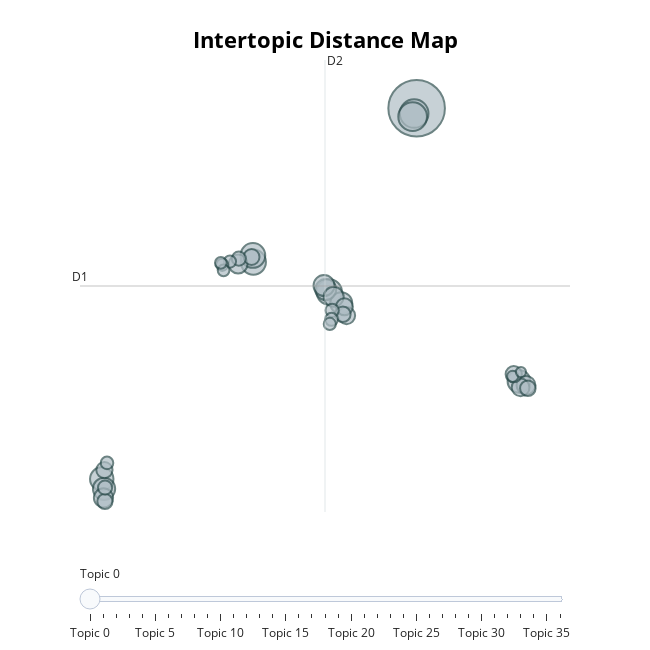

Notebook code for this chart:
### Code cell
thing

### Figure 1 — Plotly figure (JSON) as saved in the notebook; plotly's stock layout.template omitted (floating-point values rounded to 4 significant figures)
{"data": [{"customdata": [[0, "cry | tears | time | first | cried", 304], [1, "breakup | relationship | broke | song | right", 78], [2, "depression | depressed | suicidal | really | suicide", 78], [3, "father | dad | my | song | would", 61], [4, "grandfather | grandma | grandpa | passed | funeral", 60], [5, "album | death | wife | died | cancer", 58], [6, "movie | orchestra | beautiful | end | piano", 52], [7, "feels | first | time | right | listened", 49], [8, "emotion | raw | vocals | emotional | lyrics", 47], [9, "dad | father | relationship | daddy | losing", 46], [10, "oh | and | mama | nobody | city", 42], [11, "country | the | johnny | cash | list", 42], [12, "mom | my | away | passed | custody", 38], [13, "beautiful | song | hindi | damned | waterworks", 35], [14, "friend | suicide | committed | best | lost", 34], [15, "sad | songs | song | feel | know", 34], [16, "sadness | heart | coming | know | simple", 30], [17, "childhood | school | pooh | robinsons | new", 28], [18, "wedding | dance | married | danced | aisle", 27], [19, "home | hit | close | hits | really", 25], [20, "nostalgia | nostalgic | lyrics | mood | emotions", 25], [21, "cat | dog | dogs | pet | miss", 24], [22, "french | spanish | gogh | speak | attacks", 23], [23, "war | soldier | veteran | pilots | deployed", 23], [24, "watch | feature | wings | bfa | seabra", 22], [25, "concert | joined | live | crescendo | built", 19], [26, "album | whole | the | great | yet", 19], [27, "addiction | drug | drugs | lost | needle", 17], [28, "every | single | roots | time | still", 16], [29, "story | sad | song | tells | whole", 15], [30, "chester | bennington | suicide | committed | especially", 14], [31, "cancer | mom | breast | died | diagnosed", 14], [32, "gut | punch | punched | two | want", 14], [33, "sister | uncle | family | brother | died", 13], [34, "mother | mom | carrie | lowell | amazing", 13], [35, "moving | saying | music | paolo | nutini", 12], [36, "rough | phrase | moved | patch | life", 10]], "hovertemplate": "<b>Topic %{customdata[0]}</b><br>Words: %{customdata[1]}<br>Size: %{customdata[2]}", "legendgroup": "", "marker": {"color": "#B0BEC5", "line": {"color": "DarkSlateGrey", "width": 2}, "size": [304, 78, 78, 61, 60, 58, 52, 49, 47, 46, 42, 42, 38, 35, 34, 34, 30, 28, 27, 25, 25, 24, 23, 23, 22, 19, 19, 17, 16, 15, 14, 14, 14, 13, 13, 12, 10], "sizemode": "area", "sizeref": 0.19, "symbol": "circle"}, "mode": "markers", "name": "", "orientation": "v", "showlegend": false, "type": "scatter", "x": [12.63, 12.44, 12.33, 6.133, 0.4913, 0.4564, -10.78, 20.24, -10.61, 7.022, 5.872, 5.745, 6.462, -10.65, -0.6411, 20.76, 20.36, 7.417, 7.262, 19.85, -10.58, 0.3564, 20.9, 7.144, -10.54, -0.5878, -10.53, 6.351, 6.301, -10.39, -1.246, -1.829, 6.174, -1.724, -1.927, 19.77, 20.38], "xaxis": "x", "y": [11.43, 11.24, 11.13, 4.903, 5.965, 6.2, -1.734, 1.732, -2.085, 4.507, 4.989, 5.132, 4.734, -2.403, 5.896, 1.589, 1.518, 4.066, 4.38, 1.985, -1.418, 6.146, 1.486, 4.114, -2.527, 6.088, -2.041, 4.251, 3.933, -1.163, 5.982, 5.869, 3.771, 5.672, 5.935, 1.91, 2.059], "yaxis": "y"}], "layout": {"annotations": [{"showarrow": false, "text": "D1", "x": -12.4, "y": 5.116, "yshift": 10}, {"showarrow": false, "text": "D2", "x": 5.817, "xshift": 10, "y": 13.14}], "height": 650, "hoverlabel": {"bgcolor": "white", "font": {"family": "Rockwell", "size": 16}}, "legend": {"itemsizing": "constant", "tracegroupgap": 0}, "margin": {"t": 60}, "shapes": [{"line": {"color": "#CFD8DC", "width": 2}, "type": "line", "x0": 5.817, "x1": 5.817, "y0": -2.906, "y1": 13.14}, {"line": {"color": "#9E9E9E", "width": 2}, "type": "line", "x0": -12.4, "x1": 24.03, "y0": 5.116, "y1": 5.116}], "sliders": [{"active": 0, "pad": {"t": 50}, "steps": [{"args": [{"marker.color": [["red", "#B0BEC5", "#B0BEC5", "#B0BEC5", "#B0BEC5", "#B0BEC5", "#B0BEC5", "#B0BEC5", "#B0BEC5", "#B0BEC5", "#B0BEC5", "#B0BEC5", "#B0BEC5", "#B0BEC5", "#B0BEC5", "#B0BEC5", "#B0BEC5", "#B0BEC5", "#B0BEC5", "#B0BEC5", "#B0BEC5", "#B0BEC5", "#B0BEC5", "#B0BEC5", "#B0BEC5", "#B0BEC5", "#B0BEC5", "#B0BEC5", "#B0BEC5", "#B0BEC5", "#B0BEC5", "#B0BEC5", "#B0BEC5", "#B0BEC5", "#B0BEC5", "#B0BEC5", "#B0BEC5"]]}], "label": "Topic 0", "method": "update"}, {"args": [{"marker.color": [["#B0BEC5", "red", "#B0BEC5", "#B0BEC5", "#B0BEC5", "#B0BEC5", "#B0BEC5", "#B0BEC5", "#B0BEC5", "#B0BEC5", "#B0BEC5", "#B0BEC5", "#B0BEC5", "#B0BEC5", "#B0BEC5", "#B0BEC5", "#B0BEC5", "#B0BEC5", "#B0BEC5", "#B0BEC5", "#B0BEC5", "#B0BEC5", "#B0BEC5", "#B0BEC5", "#B0BEC5", "#B0BEC5", "#B0BEC5", "#B0BEC5", "#B0BEC5", "#B0BEC5", "#B0BEC5", "#B0BEC5", "#B0BEC5", "#B0BEC5", "#B0BEC5", "#B0BEC5", "#B0BEC5"]]}], "label": "Topic 1", "method": "update"}, {"args": [{"marker.color": [["#B0BEC5", "#B0BEC5", "red", "#B0BEC5", "#B0BEC5", "#B0BEC5", "#B0BEC5", "#B0BEC5", "#B0BEC5", "#B0BEC5", "#B0BEC5", "#B0BEC5", "#B0BEC5", "#B0BEC5", "#B0BEC5", "#B0BEC5", "#B0BEC5", "#B0BEC5", "#B0BEC5", "#B0BEC5", "#B0BEC5", "#B0BEC5", "#B0BEC5", "#B0BEC5", "#B0BEC5", "#B0BEC5", "#B0BEC5", "#B0BEC5", "#B0BEC5", "#B0BEC5", "#B0BEC5", "#B0BEC5", "#B0BEC5", "#B0BEC5", "#B0BEC5", "#B0BEC5", "#B0BEC5"]]}], "label": "Topic 2", "method": "update"}, {"args": [{"marker.color": [["#B0BEC5", "#B0BEC5", "#B0BEC5", "red", "#B0BEC5", "#B0BEC5", "#B0BEC5", "#B0BEC5", "#B0BEC5", "#B0BEC5", "#B0BEC5", "#B0BEC5", "#B0BEC5", "#B0BEC5", "#B0BEC5", "#B0BEC5", "#B0BEC5", "#B0BEC5", "#B0BEC5", "#B0BEC5", "#B0BEC5", "#B0BEC5", "#B0BEC5", "#B0BEC5", "#B0BEC5", "#B0BEC5", "#B0BEC5", "#B0BEC5", "#B0BEC5", "#B0BEC5", "#B0BEC5", "#B0BEC5", "#B0BEC5", "#B0BEC5", "#B0BEC5", "#B0BEC5", "#B0BEC5"]]}], "label": "Topic 3", "method": "update"}, {"args": [{"marker.color": [["#B0BEC5", "#B0BEC5", "#B0BEC5", "#B0BEC5", "red", "#B0BEC5", "#B0BEC5", "#B0BEC5", "#B0BEC5", "#B0BEC5", "#B0BEC5", "#B0BEC5", "#B0BEC5", "#B0BEC5", "#B0BEC5", "#B0BEC5", "#B0BEC5", "#B0BEC5", "#B0BEC5", "#B0BEC5", "#B0BEC5", "#B0BEC5", "#B0BEC5", "#B0BEC5", "#B0BEC5", "#B0BEC5", "#B0BEC5", "#B0BEC5", "#B0BEC5", "#B0BEC5", "#B0BEC5", "#B0BEC5", "#B0BEC5", "#B0BEC5", "#B0BEC5", "#B0BEC5", "#B0BEC5"]]}], "label": "Topic 4", "method": "update"}, {"args": [{"marker.color": [["#B0BEC5", "#B0BEC5", "#B0BEC5", "#B0BEC5", "#B0BEC5", "red", "#B0BEC5", "#B0BEC5", "#B0BEC5", "#B0BEC5", "#B0BEC5", "#B0BEC5", "#B0BEC5", "#B0BEC5", "#B0BEC5", "#B0BEC5", "#B0BEC5", "#B0BEC5", "#B0BEC5", "#B0BEC5", "#B0BEC5", "#B0BEC5", "#B0BEC5", "#B0BEC5", "#B0BEC5", "#B0BEC5", "#B0BEC5", "#B0BEC5", "#B0BEC5", "#B0BEC5", "#B0BEC5", "#B0BEC5", "#B0BEC5", "#B0BEC5", "#B0BEC5", "#B0BEC5", "#B0BEC5"]]}], "label": "Topic 5", "method": "update"}, {"args": [{"marker.color": [["#B0BEC5", "#B0BEC5", "#B0BEC5", "#B0BEC5", "#B0BEC5", "#B0BEC5", "red", "#B0BEC5", "#B0BEC5", "#B0BEC5", "#B0BEC5", "#B0BEC5", "#B0BEC5", "#B0BEC5", "#B0BEC5", "#B0BEC5", "#B0BEC5", "#B0BEC5", "#B0BEC5", "#B0BEC5", "#B0BEC5", "#B0BEC5", "#B0BEC5", "#B0BEC5", "#B0BEC5", "#B0BEC5", "#B0BEC5", "#B0BEC5", "#B0BEC5", "#B0BEC5", "#B0BEC5", "#B0BEC5", "#B0BEC5", "#B0BEC5", "#B0BEC5", "#B0BEC5", "#B0BEC5"]]}], "label": "Topic 6", "method": "update"}, {"args": [{"marker.color": [["#B0BEC5", "#B0BEC5", "#B0BEC5", "#B0BEC5", "#B0BEC5", "#B0BEC5", "#B0BEC5", "red", "#B0BEC5", "#B0BEC5", "#B0BEC5", "#B0BEC5", "#B0BEC5", "#B0BEC5", "#B0BEC5", "#B0BEC5", "#B0BEC5", "#B0BEC5", "#B0BEC5", "#B0BEC5", "#B0BEC5", "#B0BEC5", "#B0BEC5", "#B0BEC5", "#B0BEC5", "#B0BEC5", "#B0BEC5", "#B0BEC5", "#B0BEC5", "#B0BEC5", "#B0BEC5", "#B0BEC5", "#B0BEC5", "#B0BEC5", "#B0BEC5", "#B0BEC5", "#B0BEC5"]]}], "label": "Topic 7", "method": "update"}, {"args": [{"marker.color": [["#B0BEC5", "#B0BEC5", "#B0BEC5", "#B0BEC5", "#B0BEC5", "#B0BEC5", "#B0BEC5", "#B0BEC5", "red", "#B0BEC5", "#B0BEC5", "#B0BEC5", "#B0BEC5", "#B0BEC5", "#B0BEC5", "#B0BEC5", "#B0BEC5", "#B0BEC5", "#B0BEC5", "#B0BEC5", "#B0BEC5", "#B0BEC5", "#B0BEC5", "#B0BEC5", "#B0BEC5", "#B0BEC5", "#B0BEC5", "#B0BEC5", "#B0BEC5", "#B0BEC5", "#B0BEC5", "#B0BEC5", "#B0BEC5", "#B0BEC5", "#B0BEC5", "#B0BEC5", "#B0BEC5"]]}], "label": "Topic 8", "method": "update"}, {"args": [{"marker.color": [["#B0BEC5", "#B0BEC5", "#B0BEC5", "#B0BEC5", "#B0BEC5", "#B0BEC5", "#B0BEC5", "#B0BEC5", "#B0BEC5", "red", "#B0BEC5", "#B0BEC5", "#B0BEC5", "#B0BEC5", "#B0BEC5", "#B0BEC5", "#B0BEC5", "#B0BEC5", "#B0BEC5", "#B0BEC5", "#B0BEC5", "#B0BEC5", "#B0BEC5", "#B0BEC5", "#B0BEC5", "#B0BEC5", "#B0BEC5", "#B0BEC5", "#B0BEC5", "#B0BEC5", "#B0BEC5", "#B0BEC5", "#B0BEC5", "#B0BEC5", "#B0BEC5", "#B0BEC5", "#B0BEC5"]]}], "label": "Topic 9", "method": "update"}, {"args": [{"marker.color": [["#B0BEC5", "#B0BEC5", "#B0BEC5", "#B0BEC5", "#B0BEC5", "#B0BEC5", "#B0BEC5", "#B0BEC5", "#B0BEC5", "#B0BEC5", "red", "#B0BEC5", "#B0BEC5", "#B0BEC5", "#B0BEC5", "#B0BEC5", "#B0BEC5", "#B0BEC5", "#B0BEC5", "#B0BEC5", "#B0BEC5", "#B0BEC5", "#B0BEC5", "#B0BEC5", "#B0BEC5", "#B0BEC5", "#B0BEC5", "#B0BEC5", "#B0BEC5", "#B0BEC5", "#B0BEC5", "#B0BEC5", "#B0BEC5", "#B0BEC5", "#B0BEC5", "#B0BEC5", "#B0BEC5"]]}], "label": "Topic 10", "method": "update"}, {"args": [{"marker.color": [["#B0BEC5", "#B0BEC5", "#B0BEC5", "#B0BEC5", "#B0BEC5", "#B0BEC5", "#B0BEC5", "#B0BEC5", "#B0BEC5", "#B0BEC5", "#B0BEC5", "red", "#B0BEC5", "#B0BEC5", "#B0BEC5", "#B0BEC5", "#B0BEC5", "#B0BEC5", "#B0BEC5", "#B0BEC5", "#B0BEC5", "#B0BEC5", "#B0BEC5", "#B0BEC5", "#B0BEC5", "#B0BEC5", "#B0BEC5", "#B0BEC5", "#B0BEC5", "#B0BEC5", "#B0BEC5", "#B0BEC5", "#B0BEC5", "#B0BEC5", "#B0BEC5", "#B0BEC5", "#B0BEC5"]]}], "label": "Topic 11", "method": "update"}, {"args": [{"marker.color": [["#B0BEC5", "#B0BEC5", "#B0BEC5", "#B0BEC5", "#B0BEC5", "#B0BEC5", "#B0BEC5", "#B0BEC5", "#B0BEC5", "#B0BEC5", "#B0BEC5", "#B0BEC5", "red", "#B0BEC5", "#B0BEC5", "#B0BEC5", "#B0BEC5", "#B0BEC5", "#B0BEC5", "#B0BEC5", "#B0BEC5", "#B0BEC5", "#B0BEC5", "#B0BEC5", "#B0BEC5", "#B0BEC5", "#B0BEC5", "#B0BEC5", "#B0BEC5", "#B0BEC5", "#B0BEC5", "#B0BEC5", "#B0BEC5", "#B0BEC5", "#B0BEC5", "#B0BEC5", "#B0BEC5"]]}], "label": "Topic 12", "method": "update"}, {"args": [{"marker.color": [["#B0BEC5", "#B0BEC5", "#B0BEC5", "#B0BEC5", "#B0BEC5", "#B0BEC5", "#B0BEC5", "#B0BEC5", "#B0BEC5", "#B0BEC5", "#B0BEC5", "#B0BEC5", "#B0BEC5", "red", "#B0BEC5", "#B0BEC5", "#B0BEC5", "#B0BEC5", "#B0BEC5", "#B0BEC5", "#B0BEC5", "#B0BEC5", "#B0BEC5", "#B0BEC5", "#B0BEC5", "#B0BEC5", "#B0BEC5", "#B0BEC5", "#B0BEC5", "#B0BEC5", "#B0BEC5", "#B0BEC5", "#B0BEC5", "#B0BEC5", "#B0BEC5", "#B0BEC5", "#B0BEC5"]]}], "label": "Topic 13", "method": "update"}, {"args": [{"marker.color": [["#B0BEC5", "#B0BEC5", "#B0BEC5", "#B0BEC5", "#B0BEC5", "#B0BEC5", "#B0BEC5", "#B0BEC5", "#B0BEC5", "#B0BEC5", "#B0BEC5", "#B0BEC5", "#B0BEC5", "#B0BEC5", "red", "#B0BEC5", "#B0BEC5", "#B0BEC5", "#B0BEC5", "#B0BEC5", "#B0BEC5", "#B0BEC5", "#B0BEC5", "#B0BEC5", "#B0BEC5", "#B0BEC5", "#B0BEC5", "#B0BEC5", "#B0BEC5", "#B0BEC5", "#B0BEC5", "#B0BEC5", "#B0BEC5", "#B0BEC5", "#B0BEC5", "#B0BEC5", "#B0BEC5"]]}], "label": "Topic 14", "method": "update"}, {"args": [{"marker.color": [["#B0BEC5", "#B0BEC5", "#B0BEC5", "#B0BEC5", "#B0BEC5", "#B0BEC5", "#B0BEC5", "#B0BEC5", "#B0BEC5", "#B0BEC5", "#B0BEC5", "#B0BEC5", "#B0BEC5", "#B0BEC5", "#B0BEC5", "red", "#B0BEC5", "#B0BEC5", "#B0BEC5", "#B0BEC5", "#B0BEC5", "#B0BEC5", "#B0BEC5", "#B0BEC5", "#B0BEC5", "#B0BEC5", "#B0BEC5", "#B0BEC5", "#B0BEC5", "#B0BEC5", "#B0BEC5", "#B0BEC5", "#B0BEC5", "#B0BEC5", "#B0BEC5", "#B0BEC5", "#B0BEC5"]]}], "label": "Topic 15", "method": "update"}, {"args": [{"marker.color": [["#B0BEC5", "#B0BEC5", "#B0BEC5", "#B0BEC5", "#B0BEC5", "#B0BEC5", "#B0BEC5", "#B0BEC5", "#B0BEC5", "#B0BEC5", "#B0BEC5", "#B0BEC5", "#B0BEC5", "#B0BEC5", "#B0BEC5", "#B0BEC5", "red", "#B0BEC5", "#B0BEC5", "#B0BEC5", "#B0BEC5", "#B0BEC5", "#B0BEC5", "#B0BEC5", "#B0BEC5", "#B0BEC5", "#B0BEC5", "#B0BEC5", "#B0BEC5", "#B0BEC5", "#B0BEC5", "#B0BEC5", "#B0BEC5", "#B0BEC5", "#B0BEC5", "#B0BEC5", "#B0BEC5"]]}], "label": "Topic 16", "method": "update"}, {"args": [{"marker.color": [["#B0BEC5", "#B0BEC5", "#B0BEC5", "#B0BEC5", "#B0BEC5", "#B0BEC5", "#B0BEC5", "#B0BEC5", "#B0BEC5", "#B0BEC5", "#B0BEC5", "#B0BEC5", "#B0BEC5", "#B0BEC5", "#B0BEC5", "#B0BEC5", "#B0BEC5", "red", "#B0BEC5", "#B0BEC5", "#B0BEC5", "#B0BEC5", "#B0BEC5", "#B0BEC5", "#B0BEC5", "#B0BEC5", "#B0BEC5", "#B0BEC5", "#B0BEC5", "#B0BEC5", "#B0BEC5", "#B0BEC5", "#B0BEC5", "#B0BEC5", "#B0BEC5", "#B0BEC5", "#B0BEC5"]]}], "label": "Topic 17", "method": "update"}, {"args": [{"marker.color": [["#B0BEC5", "#B0BEC5", "#B0BEC5", "#B0BEC5", "#B0BEC5", "#B0BEC5", "#B0BEC5", "#B0BEC5", "#B0BEC5", "#B0BEC5", "#B0BEC5", "#B0BEC5", "#B0BEC5", "#B0BEC5", "#B0BEC5", "#B0BEC5", "#B0BEC5", "#B0BEC5", "red", "#B0BEC5", "#B0BEC5", "#B0BEC5", "#B0BEC5", "#B0BEC5", "#B0BEC5", "#B0BEC5", "#B0BEC5", "#B0BEC5", "#B0BEC5", "#B0BEC5", "#B0BEC5", "#B0BEC5", "#B0BEC5", "#B0BEC5", "#B0BEC5", "#B0BEC5", "#B0BEC5"]]}], "label": "Topic 18", "method": "update"}, {"args": [{"marker.color": [["#B0BEC5", "#B0BEC5", "#B0BEC5", "#B0BEC5", "#B0BEC5", "#B0BEC5", "#B0BEC5", "#B0BEC5", "#B0BEC5", "#B0BEC5", "#B0BEC5", "#B0BEC5", "#B0BEC5", "#B0BEC5", "#B0BEC5", "#B0BEC5", "#B0BEC5", "#B0BEC5", "#B0BEC5", "red", "#B0BEC5", "#B0BEC5", "#B0BEC5", "#B0BEC5", "#B0BEC5", "#B0BEC5", "#B0BEC5", "#B0BEC5", "#B0BEC5", "#B0BEC5", "#B0BEC5", "#B0BEC5", "#B0BEC5", "#B0BEC5", "#B0BEC5", "#B0BEC5", "#B0BEC5"]]}], "label": "Topic 19", "method": "update"}, {"args": [{"marker.color": [["#B0BEC5", "#B0BEC5", "#B0BEC5", "#B0BEC5", "#B0BEC5", "#B0BEC5", "#B0BEC5", "#B0BEC5", "#B0BEC5", "#B0BEC5", "#B0BEC5", "#B0BEC5", "#B0BEC5", "#B0BEC5", "#B0BEC5", "#B0BEC5", "#B0BEC5", "#B0BEC5", "#B0BEC5", "#B0BEC5", "red", "#B0BEC5", "#B0BEC5", "#B0BEC5", "#B0BEC5", "#B0BEC5", "#B0BEC5", "#B0BEC5", "#B0BEC5", "#B0BEC5", "#B0BEC5", "#B0BEC5", "#B0BEC5", "#B0BEC5", "#B0BEC5", "#B0BEC5", "#B0BEC5"]]}], "label": "Topic 20", "method": "update"}, {"args": [{"marker.color": [["#B0BEC5", "#B0BEC5", "#B0BEC5", "#B0BEC5", "#B0BEC5", "#B0BEC5", "#B0BEC5", "#B0BEC5", "#B0BEC5", "#B0BEC5", "#B0BEC5", "#B0BEC5", "#B0BEC5", "#B0BEC5", "#B0BEC5", "#B0BEC5", "#B0BEC5", "#B0BEC5", "#B0BEC5", "#B0BEC5", "#B0BEC5", "red", "#B0BEC5", "#B0BEC5", "#B0BEC5", "#B0BEC5", "#B0BEC5", "#B0BEC5", "#B0BEC5", "#B0BEC5", "#B0BEC5", "#B0BEC5", "#B0BEC5", "#B0BEC5", "#B0BEC5", "#B0BEC5", "#B0BEC5"]]}], "label": "Topic 21", "method": "update"}, {"args": [{"marker.color": [["#B0BEC5", "#B0BEC5", "#B0BEC5", "#B0BEC5", "#B0BEC5", "#B0BEC5", "#B0BEC5", "#B0BEC5", "#B0BEC5", "#B0BEC5", "#B0BEC5", "#B0BEC5", "#B0BEC5", "#B0BEC5", "#B0BEC5", "#B0BEC5", "#B0BEC5", "#B0BEC5", "#B0BEC5", "#B0BEC5", "#B0BEC5", "#B0BEC5", "red", "#B0BEC5", "#B0BEC5", "#B0BEC5", "#B0BEC5", "#B0BEC5", "#B0BEC5", "#B0BEC5", "#B0BEC5", "#B0BEC5", "#B0BEC5", "#B0BEC5", "#B0BEC5", "#B0BEC5", "#B0BEC5"]]}], "label": "Topic 22", "method": "update"}, {"args": [{"marker.color": [["#B0BEC5", "#B0BEC5", "#B0BEC5", "#B0BEC5", "#B0BEC5", "#B0BEC5", "#B0BEC5", "#B0BEC5", "#B0BEC5", "#B0BEC5", "#B0BEC5", "#B0BEC5", "#B0BEC5", "#B0BEC5", "#B0BEC5", "#B0BEC5", "#B0BEC5", "#B0BEC5", "#B0BEC5", "#B0BEC5", "#B0BEC5", "#B0BEC5", "#B0BEC5", "red", "#B0BEC5", "#B0BEC5", "#B0BEC5", "#B0BEC5", "#B0BEC5", "#B0BEC5", "#B0BEC5", "#B0BEC5", "#B0BEC5", "#B0BEC5", "#B0BEC5", "#B0BEC5", "#B0BEC5"]]}], "label": "Topic 23", "method": "update"}, {"args": [{"marker.color": [["#B0BEC5", "#B0BEC5", "#B0BEC5", "#B0BEC5", "#B0BEC5", "#B0BEC5", "#B0BEC5", "#B0BEC5", "#B0BEC5", "#B0BEC5", "#B0BEC5", "#B0BEC5", "#B0BEC5", "#B0BEC5", "#B0BEC5", "#B0BEC5", "#B0BEC5", "#B0BEC5", "#B0BEC5", "#B0BEC5", "#B0BEC5", "#B0BEC5", "#B0BEC5", "#B0BEC5", "red", "#B0BEC5", "#B0BEC5", "#B0BEC5", "#B0BEC5", "#B0BEC5", "#B0BEC5", "#B0BEC5", "#B0BEC5", "#B0BEC5", "#B0BEC5", "#B0BEC5", "#B0BEC5"]]}], "label": "Topic 24", "method": "update"}, {"args": [{"marker.color": [["#B0BEC5", "#B0BEC5", "#B0BEC5", "#B0BEC5", "#B0BEC5", "#B0BEC5", "#B0BEC5", "#B0BEC5", "#B0BEC5", "#B0BEC5", "#B0BEC5", "#B0BEC5", "#B0BEC5", "#B0BEC5", "#B0BEC5", "#B0BEC5", "#B0BEC5", "#B0BEC5", "#B0BEC5", "#B0BEC5", "#B0BEC5", "#B0BEC5", "#B0BEC5", "#B0BEC5", "#B0BEC5", "red", "#B0BEC5", "#B0BEC5", "#B0BEC5", "#B0BEC5", "#B0BEC5", "#B0BEC5", "#B0BEC5", "#B0BEC5", "#B0BEC5", "#B0BEC5", "#B0BEC5"]]}], "label": "Topic 25", "method": "update"}, {"args": [{"marker.color": [["#B0BEC5", "#B0BEC5", "#B0BEC5", "#B0BEC5", "#B0BEC5", "#B0BEC5", "#B0BEC5", "#B0BEC5", "#B0BEC5", "#B0BEC5", "#B0BEC5", "#B0BEC5", "#B0BEC5", "#B0BEC5", "#B0BEC5", "#B0BEC5", "#B0BEC5", "#B0BEC5", "#B0BEC5", "#B0BEC5", "#B0BEC5", "#B0BEC5", "#B0BEC5", "#B0BEC5", "#B0BEC5", "#B0BEC5", "red", "#B0BEC5", "#B0BEC5", "#B0BEC5", "#B0BEC5", "#B0BEC5", "#B0BEC5", "#B0BEC5", "#B0BEC5", "#B0BEC5", "#B0BEC5"]]}], "label": "Topic 26", "method": "update"}, {"args": [{"marker.color": [["#B0BEC5", "#B0BEC5", "#B0BEC5", "#B0BEC5", "#B0BEC5", "#B0BEC5", "#B0BEC5", "#B0BEC5", "#B0BEC5", "#B0BEC5", "#B0BEC5", "#B0BEC5", "#B0BEC5", "#B0BEC5", "#B0BEC5", "#B0BEC5", "#B0BEC5", "#B0BEC5", "#B0BEC5", "#B0BEC5", "#B0BEC5", "#B0BEC5", "#B0BEC5", "#B0BEC5", "#B0BEC5", "#B0BEC5", "#B0BEC5", "red", "#B0BEC5", "#B0BEC5", "#B0BEC5", "#B0BEC5", "#B0BEC5", "#B0BEC5", "#B0BEC5", "#B0BEC5", "#B0BEC5"]]}], "label": "Topic 27", "method": "update"}, {"args": [{"marker.color": [["#B0BEC5", "#B0BEC5", "#B0BEC5", "#B0BEC5", "#B0BEC5", "#B0BEC5", "#B0BEC5", "#B0BEC5", "#B0BEC5", "#B0BEC5", "#B0BEC5", "#B0BEC5", "#B0BEC5", "#B0BEC5", "#B0BEC5", "#B0BEC5", "#B0BEC5", "#B0BEC5", "#B0BEC5", "#B0BEC5", "#B0BEC5", "#B0BEC5", "#B0BEC5", "#B0BEC5", "#B0BEC5", "#B0BEC5", "#B0BEC5", "#B0BEC5", "red", "#B0BEC5", "#B0BEC5", "#B0BEC5", "#B0BEC5", "#B0BEC5", "#B0BEC5", "#B0BEC5", "#B0BEC5"]]}], "label": "Topic 28", "method": "update"}, {"args": [{"marker.color": [["#B0BEC5", "#B0BEC5", "#B0BEC5", "#B0BEC5", "#B0BEC5", "#B0BEC5", "#B0BEC5", "#B0BEC5", "#B0BEC5", "#B0BEC5", "#B0BEC5", "#B0BEC5", "#B0BEC5", "#B0BEC5", "#B0BEC5", "#B0BEC5", "#B0BEC5", "#B0BEC5", "#B0BEC5", "#B0BEC5", "#B0BEC5", "#B0BEC5", "#B0BEC5", "#B0BEC5", "#B0BEC5", "#B0BEC5", "#B0BEC5", "#B0BEC5", "#B0BEC5", "red", "#B0BEC5", "#B0BEC5", "#B0BEC5", "#B0BEC5", "#B0BEC5", "#B0BEC5", "#B0BEC5"]]}], "label": "Topic 29", "method": "update"}, {"args": [{"marker.color": [["#B0BEC5", "#B0BEC5", "#B0BEC5", "#B0BEC5", "#B0BEC5", "#B0BEC5", "#B0BEC5", "#B0BEC5", "#B0BEC5", "#B0BEC5", "#B0BEC5", "#B0BEC5", "#B0BEC5", "#B0BEC5", "#B0BEC5", "#B0BEC5", "#B0BEC5", "#B0BEC5", "#B0BEC5", "#B0BEC5", "#B0BEC5", "#B0BEC5", "#B0BEC5", "#B0BEC5", "#B0BEC5", "#B0BEC5", "#B0BEC5", "#B0BEC5", "#B0BEC5", "#B0BEC5", "red", "#B0BEC5", "#B0BEC5", "#B0BEC5", "#B0BEC5", "#B0BEC5", "#B0BEC5"]]}], "label": "Topic 30", "method": "update"}, {"args": [{"marker.color": [["#B0BEC5", "#B0BEC5", "#B0BEC5", "#B0BEC5", "#B0BEC5", "#B0BEC5", "#B0BEC5", "#B0BEC5", "#B0BEC5", "#B0BEC5", "#B0BEC5", "#B0BEC5", "#B0BEC5", "#B0BEC5", "#B0BEC5", "#B0BEC5", "#B0BEC5", "#B0BEC5", "#B0BEC5", "#B0BEC5", "#B0BEC5", "#B0BEC5", "#B0BEC5", "#B0BEC5", "#B0BEC5", "#B0BEC5", "#B0BEC5", "#B0BEC5", "#B0BEC5", "#B0BEC5", "#B0BEC5", "red", "#B0BEC5", "#B0BEC5", "#B0BEC5", "#B0BEC5", "#B0BEC5"]]}], "label": "Topic 31", "method": "update"}, {"args": [{"marker.color": [["#B0BEC5", "#B0BEC5", "#B0BEC5", "#B0BEC5", "#B0BEC5", "#B0BEC5", "#B0BEC5", "#B0BEC5", "#B0BEC5", "#B0BEC5", "#B0BEC5", "#B0BEC5", "#B0BEC5", "#B0BEC5", "#B0BEC5", "#B0BEC5", "#B0BEC5", "#B0BEC5", "#B0BEC5", "#B0BEC5", "#B0BEC5", "#B0BEC5", "#B0BEC5", "#B0BEC5", "#B0BEC5", "#B0BEC5", "#B0BEC5", "#B0BEC5", "#B0BEC5", "#B0BEC5", "#B0BEC5", "#B0BEC5", "red", "#B0BEC5", "#B0BEC5", "#B0BEC5", "#B0BEC5"]]}], "label": "Topic 32", "method": "update"}, {"args": [{"marker.color": [["#B0BEC5", "#B0BEC5", "#B0BEC5", "#B0BEC5", "#B0BEC5", "#B0BEC5", "#B0BEC5", "#B0BEC5", "#B0BEC5", "#B0BEC5", "#B0BEC5", "#B0BEC5", "#B0BEC5", "#B0BEC5", "#B0BEC5", "#B0BEC5", "#B0BEC5", "#B0BEC5", "#B0BEC5", "#B0BEC5", "#B0BEC5", "#B0BEC5", "#B0BEC5", "#B0BEC5", "#B0BEC5", "#B0BEC5", "#B0BEC5", "#B0BEC5", "#B0BEC5", "#B0BEC5", "#B0BEC5", "#B0BEC5", "#B0BEC5", "red", "#B0BEC5", "#B0BEC5", "#B0BEC5"]]}], "label": "Topic 33", "method": "update"}, {"args": [{"marker.color": [["#B0BEC5", "#B0BEC5", "#B0BEC5", "#B0BEC5", "#B0BEC5", "#B0BEC5", "#B0BEC5", "#B0BEC5", "#B0BEC5", "#B0BEC5", "#B0BEC5", "#B0BEC5", "#B0BEC5", "#B0BEC5", "#B0BEC5", "#B0BEC5", "#B0BEC5", "#B0BEC5", "#B0BEC5", "#B0BEC5", "#B0BEC5", "#B0BEC5", "#B0BEC5", "#B0BEC5", "#B0BEC5", "#B0BEC5", "#B0BEC5", "#B0BEC5", "#B0BEC5", "#B0BEC5", "#B0BEC5", "#B0BEC5", "#B0BEC5", "#B0BEC5", "red", "#B0BEC5", "#B0BEC5"]]}], "label": "Topic 34", "method": "update"}, {"args": [{"marker.color": [["#B0BEC5", "#B0BEC5", "#B0BEC5", "#B0BEC5", "#B0BEC5", "#B0BEC5", "#B0BEC5", "#B0BEC5", "#B0BEC5", "#B0BEC5", "#B0BEC5", "#B0BEC5", "#B0BEC5", "#B0BEC5", "#B0BEC5", "#B0BEC5", "#B0BEC5", "#B0BEC5", "#B0BEC5", "#B0BEC5", "#B0BEC5", "#B0BEC5", "#B0BEC5", "#B0BEC5", "#B0BEC5", "#B0BEC5", "#B0BEC5", "#B0BEC5", "#B0BEC5", "#B0BEC5", "#B0BEC5", "#B0BEC5", "#B0BEC5", "#B0BEC5", "#B0BEC5", "red", "#B0BEC5"]]}], "label": "Topic 35", "method": "update"}, {"args": [{"marker.color": [["#B0BEC5", "#B0BEC5", "#B0BEC5", "#B0BEC5", "#B0BEC5", "#B0BEC5", "#B0BEC5", "#B0BEC5", "#B0BEC5", "#B0BEC5", "#B0BEC5", "#B0BEC5", "#B0BEC5", "#B0BEC5", "#B0BEC5", "#B0BEC5", "#B0BEC5", "#B0BEC5", "#B0BEC5", "#B0BEC5", "#B0BEC5", "#B0BEC5", "#B0BEC5", "#B0BEC5", "#B0BEC5", "#B0BEC5", "#B0BEC5", "#B0BEC5", "#B0BEC5", "#B0BEC5", "#B0BEC5", "#B0BEC5", "#B0BEC5", "#B0BEC5", "#B0BEC5", "#B0BEC5", "red"]]}], "label": "Topic 36", "method": "update"}]}], "title": {"font": {"color": "Black", "size": 22}, "text": "<b>Intertopic Distance Map", "x": 0.5, "xanchor": "center", "y": 0.95, "yanchor": "top"}, "width": 650, "xaxis": {"anchor": "y", "domain": [0, 1], "range": [-12.4, 24.03], "title": {"text": ""}, "visible": false}, "yaxis": {"anchor": "x", "domain": [0, 1], "range": [-2.906, 13.14], "title": {"text": ""}, "visible": false}}}
